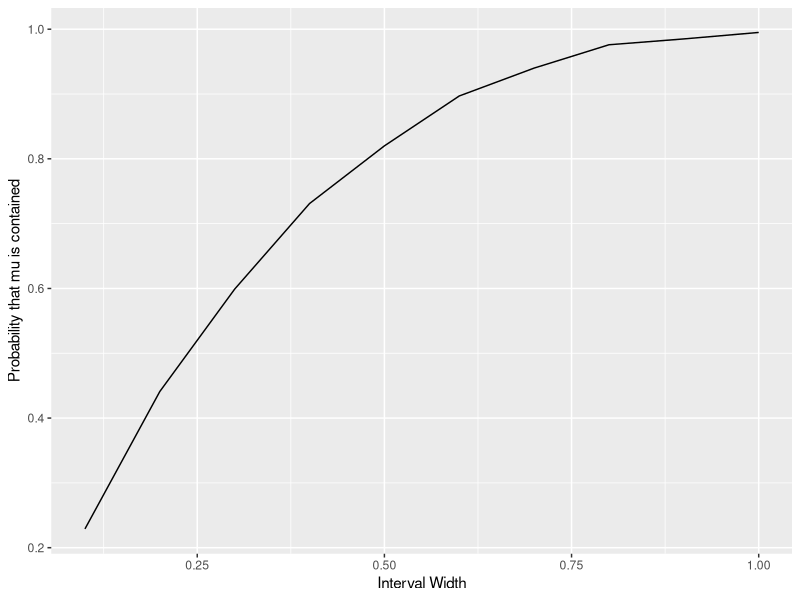

This figure's R source:
## ---- chunk 1
library(ggplot2)
## ---- chunk 2
interval_width <- 1 # width of confidence interval
## ---- chunk 3
# number of data points to generate
n <- 30
# population mean
mu <- 2.5
# population standard deviation (square root of population variance)
sigma <- 1.0
## ---- chunk 4
# generate n values from the  Normal distribution N(mu, sigma)
x <- rnorm(n, mean = mu, sd = sigma)
## ---- chunk 5
x_bar <- mean(x) # compute sample mean
## ---- chunk 6
interval <- c(x_bar - interval_width / 2, x_bar + interval_width / 2)
## ---- chunk 7
print(interval)
## ---- chunk 8
nreps <- 1000 # number of Monte Carlo simulation runs
## ---- chunk 9
# define a series of interval widths
interval_width <- seq(0.1, 1.0, 0.1)
# store the number of interval widths generated
n_interval_widths <- length(interval_width)
## ---- chunk 10
print(interval_width)
## ---- chunk 11
# create a vector to store the number of times the population mean is contained
mu_contained <- rep(0, n_interval_widths)
## ---- chunk 12
for (replicate in 1:nreps) {

  x <- sigma * rnorm(n) + mu # simulate a data set

  xbar <- mean(x) # compute the sample mean

  # for each interval width that we are testing ...
  for (j in 1:n_interval_widths) {
    # check if the interval contains the true mean
    if ((mu > xbar - 0.5 * interval_width[j]) &
        (mu < xbar + 0.5 * interval_width[j])) {
      # if it is, we increment the count by one for this width
      mu_contained[j] <- mu_contained[j] + 1
    }
  }

}
## ---- chunk 13
probability_mean_contained <- mu_contained / nreps
## ---- chunk 14
# create a data frame containing the variables we wish to plot
df <- data.frame(interval_width = interval_width,
                 probability_mean_contained = probability_mean_contained)

# initialise the ggplot
plt <- ggplot(df, aes(x = interval_width, y = probability_mean_contained))
# create a line plot
plt <- plt + geom_line()
# add a horizontal axis label
plt <- plt + xlab("Interval Width")
# create a vertical axis label
plt <- plt + ylab("Probability that mu is contained")

print(plt) # plot to screen
## ---- chunk 15
print(2 * 1.65 * sigma / sqrt(n))
